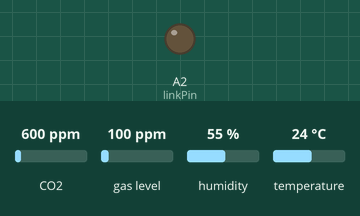
Recording of a sketch running on a simulated Arduino Uno, built for the host (arithmetic inside an expression is 32-bit, double 64-bit). Shown: output pins drawn as LEDs (lit = HIGH). Inputs (shaded band) come from the test bench; at power-on: CO2 600 ppm, gas level 100 ppm, humidity 55 %, temperature 24 °C. WiFi joins after 1.5 s; servers stay silent unless stated; uploads are accepted with an empty reply.

Above: at 0.3 s.
Timing chart, 0 to 1.8 s (numbered marks = the images above):
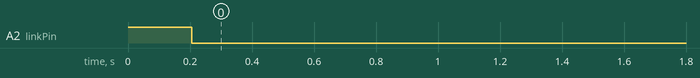

The sketch:

WebClient.ino
```cpp
#include <DHT.h>
#include <UIPEthernet.h>
#include <Adafruit_CCS811.h>

Adafruit_CCS811 ccs;

EthernetClient client;
//server address
char server[] = "192.168.1.28";
//server port
int serverPort = 8080;

//my address
uint8_t mac[6] = {0x00,0x01,0x02,0x03,0x04,0x05};
IPAddress myIP(192,168,1,63);
byte myDns[] = {192, 168, 1, 5};  // адрес DNS-сервера
byte gateway[] = {192, 168, 1, 5};  // адрес сетевого шлюза
byte subnet[] = {255, 255, 255, 0};  // маска подсети

//server link pin
int linkPin = A2;

//Pin DHT
int inputPin = 3;
#define DHTTYPE DHT22
DHT dht(inputPin, DHTTYPE);

void setup() {

  pinMode(linkPin, OUTPUT);
  digitalWrite(linkPin, HIGH);
  dht.begin();
  if(!ccs.begin()){
    while(1);
  }
  while(!ccs.available());
  ccs.setEnvironmentalData(dht.readHumidity(), dht.readTemperature());

}

void loop() {
 float h = dht.readHumidity();
 float t = dht.readTemperature();

 if(ccs.available()){
  ccs.setEnvironmentalData(h, t);
  if(!ccs.readData()){
    float tvoc = ccs.getTVOC();
    float co2 = ccs.geteCO2();

    doGet(String(t), String(h), String(tvoc), String(co2)); //seng GET request
    while(client.connected()){
      if(client.available()){
        char c = client.read();
      }
    }
  }
 }

}

// http get request
void doGet(String t, String h, String tvoc, String co2) {
    Ethernet.begin(mac, myIP, myDns, gateway, subnet);
    if (client.connect(server, serverPort)){
      digitalWrite(linkPin, LOW);
      client.print(F("GET /sens?t="));
      client.print(t);
      client.print(F("&h="));
      client.print(h);
      client.print(F("&tvoc="));
      client.print(tvoc);
      client.print(F("&co2="));
      client.print(co2);
      client.println(F(" HTTP/1.1"));
      client.print(F("Host: "));
      client.print(server);
      client.print(":");
      client.println(serverPort);
      client.println(F("Connection: keep-alive"));
      client.println(F("Upgrade-Insecure-Requests: 1"));
      client.println(F("User-Agent: Mozilla/5.0 (Linux; Android 6.0; Nexus 5 Build/MRA58N) AppleWebKit/537.36 (KHTML, like Gecko) Chrome/88.0.4324.182 Mobile Safari/537.36"));
      client.println(F("Accept: text/html,application/xhtml+xml,application/xml;q=0.9,image/avif,image/webp,image/apng,*/*;q=0.8,application/signed-exchange;v=b3;q=0.9"));
      client.println(F("Accept-Encoding: gzip, deflate"));
      client.println(F("Accept-Language: ru-RU,ru;q=0.9,en-US;q=0.8,en;q=0.7"));
      client.println();
  }else{
      digitalWrite(linkPin, HIGH);
  }
}
```

Measured:
- by itself, A2 (linkPin): HIGH → LOW at 0.21 s
